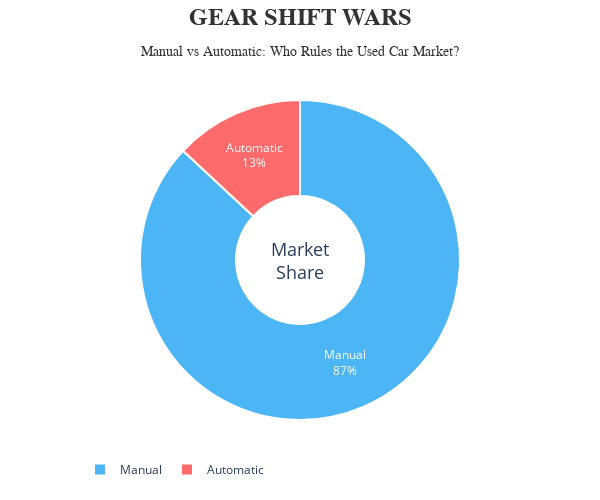

Write notebook code for a chart like this one.
### Markdown cell above
#### Manual vs Automatic

### Code cell
fig = px.pie(
    df_cleaned,
    names='Transmission',
    color='Transmission',
    color_discrete_sequence=['#4CB5F5', '#FF6B6B'],  
    title='<b>GEAR SHIFT WARS</b><br><span style="font-size:14px">Manual vs Automatic: Who Rules the Used Car Market?</span>',
    width=600,
    height=500,
    hole=0.4,  
    labels={'Transmission': 'Transmission Type'},
)

# Enhanced styling
fig.update_layout(
    annotations=[dict(text='Market<br>Share', x=0.5, y=0.5, font_size=18, showarrow=False)],
    title_x=0.5,
    title_y=0.95,
    title_font=dict(size=24, family='Arial Black', color='#333'),
    hoverlabel=dict(bgcolor='white', font_size=12),
    legend=dict(orientation='h', yanchor='bottom', y=-0.2)
)

# Add percentage labels inside slices
fig.update_traces(
    textposition='inside',
    textinfo='percent+label',
    insidetextfont=dict(color='white', size=12),
    marker=dict(line=dict(color='white', width=2))  
)

fig.show()

### Figure 1 — Plotly figure (JSON) as saved in the notebook; plotly's stock layout.template omitted (floating-point values rounded to 4 significant figures; data arrays with more than 128 entries replaced by an {"elided": "..."} marker saying what was removed)
{"data": [{"customdata": {"elided": "299x1 str values"}, "domain": {"x": [0, 1], "y": [0, 1]}, "hole": 0.4, "hovertemplate": "Transmission Type=%{customdata[0]}<extra></extra>", "insidetextfont": {"color": "white", "size": 12}, "labels": {"elided": "299 str values"}, "legendgroup": "", "marker": {"colors": {"elided": "299 str values"}, "line": {"color": "white", "width": 2}}, "name": "", "showlegend": true, "textinfo": "percent+label", "textposition": "inside", "type": "pie"}], "layout": {"annotations": [{"font": {"size": 18}, "showarrow": false, "text": "Market<br>Share", "x": 0.5, "y": 0.5}], "height": 500, "hoverlabel": {"bgcolor": "white", "font": {"size": 12}}, "legend": {"orientation": "h", "tracegroupgap": 0, "x": 0, "y": -0.2, "yanchor": "bottom"}, "piecolorway": ["#4CB5F5", "#FF6B6B"], "title": {"font": {"color": "#333", "family": "Arial Black", "size": 24}, "text": "<b>GEAR SHIFT WARS</b><br><span style=\"font-size:14px\">Manual vs Automatic: Who Rules the Used Car Market?</span>", "x": 0.5, "y": 0.95}, "width": 600}}
